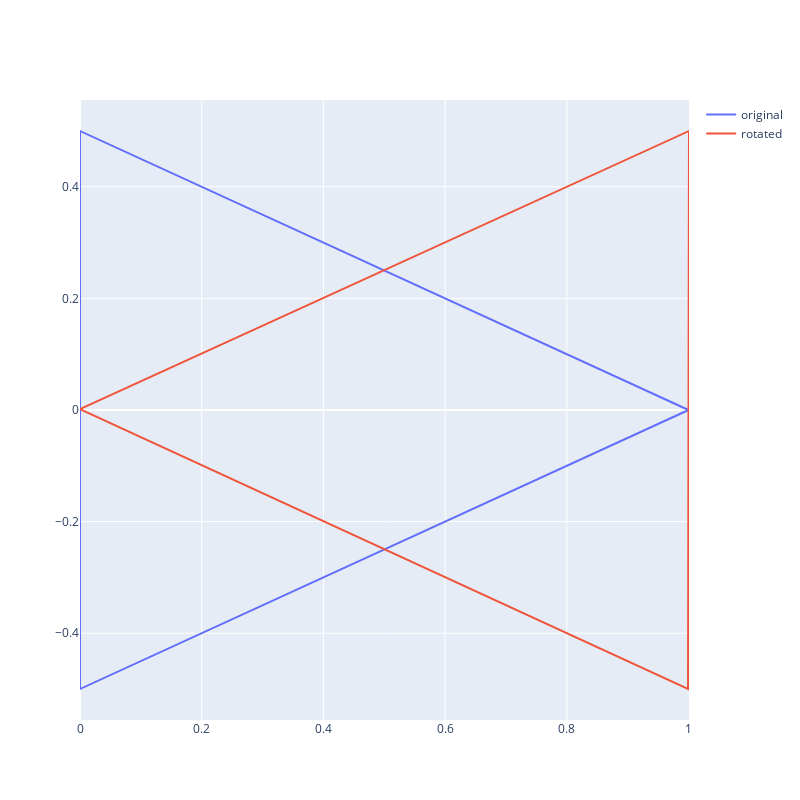

Source (notebook cell):
### Code cell
def _add_arrowhead(point, x0, x1, direction):
    # get tangent line at point
    x,y = point
#     print(f"x0{x0} x1 {x1} point {point}")
#     print(f"derivative composed of {-1/(4*(x1-x0))} and {(2*x - x0 - x1)}")
    derivative = -1/(4*(x1-x0)) * (2*x - x0 - x1)
    print(derivative)
#     theta_degrees = np.arctan(derivative)
    theta_degrees = 15
    theta_radians = 3.14 * theta_degrees/180
#     theta_radians = 90 * 3.14/180
#     print(theta_degrees)
#     print(theta_radians)
    
    #before_triangle: (x0,y0), (x0-1/2 * l, y0 + l), (x0 + 1/2 * l, y0 + l)
    l = 1
    x1 = x0 - l
    x2 = x0 - l 
    y1 = y + 0.5*l
    y2 = y - 0.5*l
    y0 = y
    
    fig = go.Figure()
    fig.add_trace(go.Scatter(x=[x0, x1, x2, x0], y=[y0, y1, y2, y0],
                    mode='lines',
                    name='original'))
    
    vertices = [[x0,y0], [x1, y1], [x2, y2], [x0,y0]]
    width = 1
    arrowhead_transformation = (matplotlib.transforms.Affine2D()
#                                 .scale(np.hypot(0.5*l,l), width)
                                .rotate(3.14/1)
                                .translate(x0, y0)
                                .frozen())
        
    vertices_prime = [arrowhead_transformation.transform_point((x,y)) for (x,y) in vertices]
    x0_prime, y0_prime = vertices_prime[0]
    x1_prime, y1_prime = vertices_prime[1]
    x2_prime, y2_prime = vertices_prime[2]
    
    print(x0_prime, y0_prime)
    print(x1_prime, y1_prime)
    print(x2_prime, y2_prime)
    
    fig.add_trace(go.Scatter(x=[x0_prime, x1_prime, x2_prime, x0_prime], y=[y0_prime, y1_prime, y2_prime, y0_prime],
                    mode='lines',
                    name='rotated'))
    
#     fig.update_xaxes(showgrid=True, gridwidth=1, range=[12, 16])
#     fig.update_yaxes(showgrid=True, gridwidth=1, range=[0, 4])
    fig.update_layout(width = 800,
                      height = 800,)

    
    fig.show()
    
    
    
# point = (21, 0)
# x0, x1 = (14, 21)

point = (0,0)
x0, x1 = (1,0)

_add_arrowhead(point, x0, x1, "right")

### Figure 1 — Plotly figure (JSON) as saved in the notebook; plotly's stock layout.template omitted (floating-point values rounded to 4 significant figures)
{"data": [{"mode": "lines", "name": "original", "type": "scatter", "x": [1, 0, 0, 1], "y": [0, 0.5, -0.5, 0]}, {"mode": "lines", "name": "rotated", "type": "scatter", "x": [1.268e-06, 0.9992, 1.001, 1.268e-06], "y": [0.001593, -0.5, 0.5, 0.001593]}], "layout": {"height": 800, "width": 800}}
